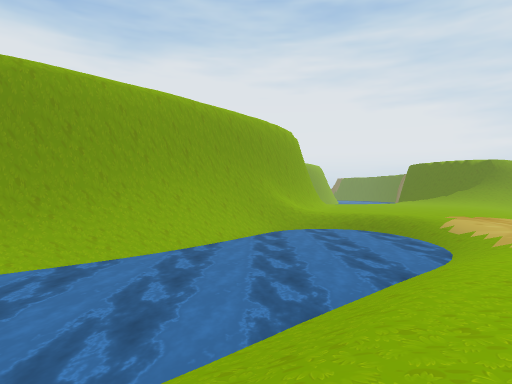
View 1 (above)

16 first-person views from a walk through a scene from a Unity 3-D project. The camera is 1.5 m above the floor, looks level and sees 75° across. The floor is counted in squares, 2 m on a side. Each view is taken from the middle of a square. On the plan, view 1 faces up. The plan holds only what a view shows up to about 11 squares ahead; the rest is blank. The place goes on beyond the plan. Some surface patterns are stand-ins.

View 2
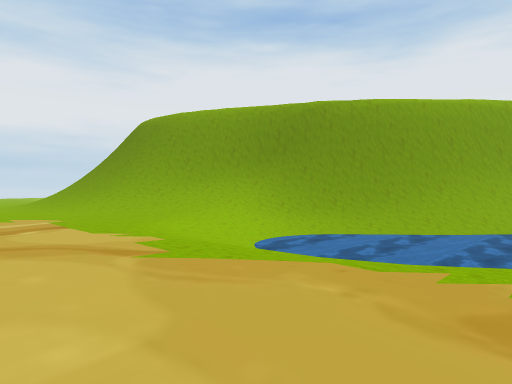

View 3
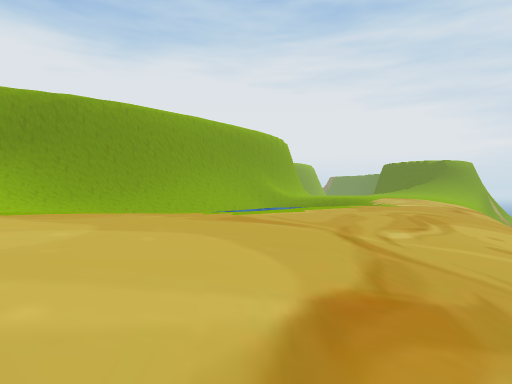

View 4
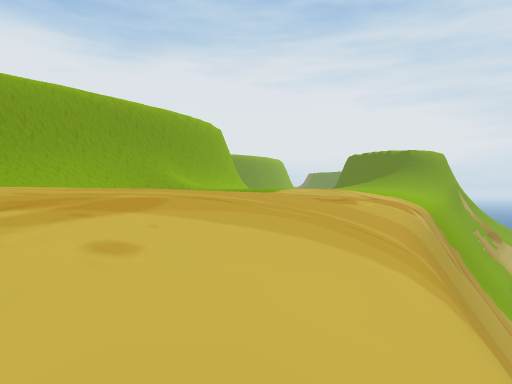

View 5
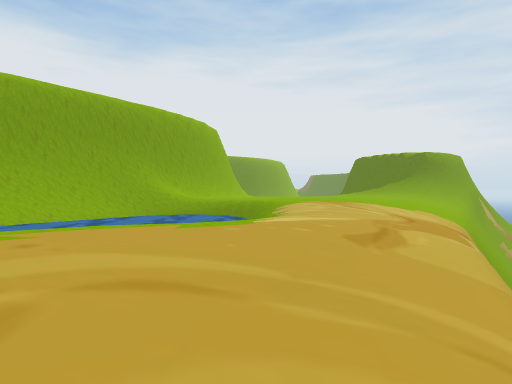

View 6
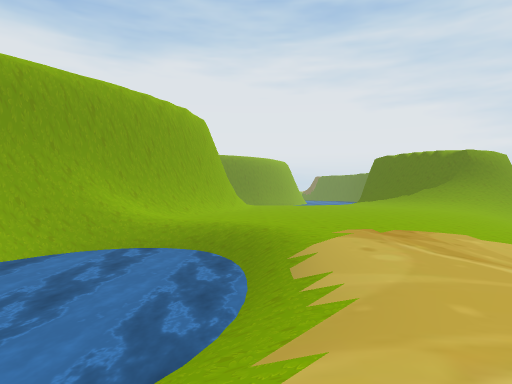

View 7
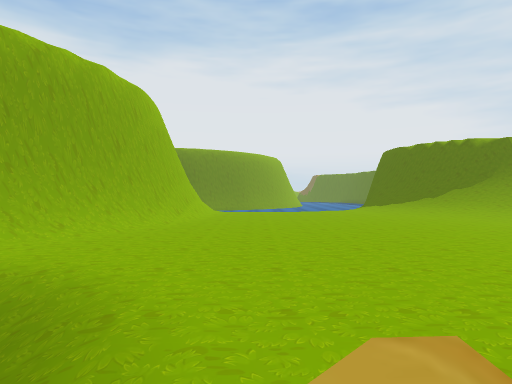

View 8
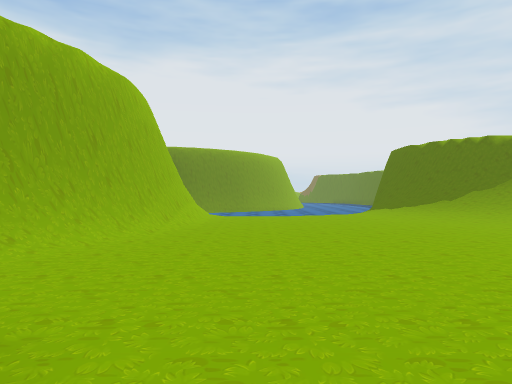

View 9
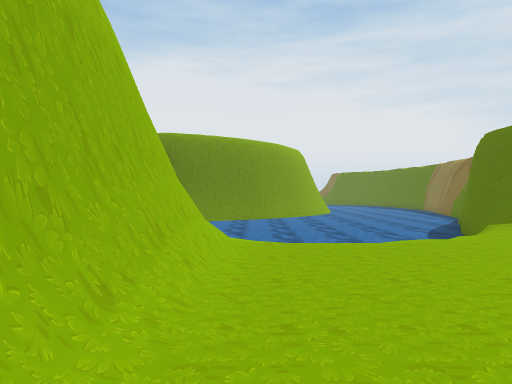

View 10
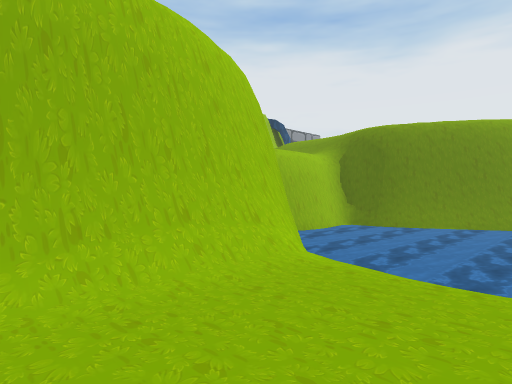

View 11
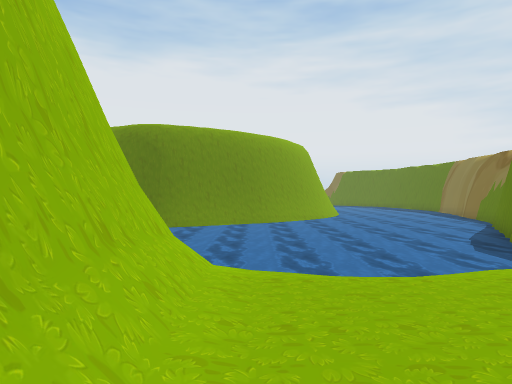

View 12
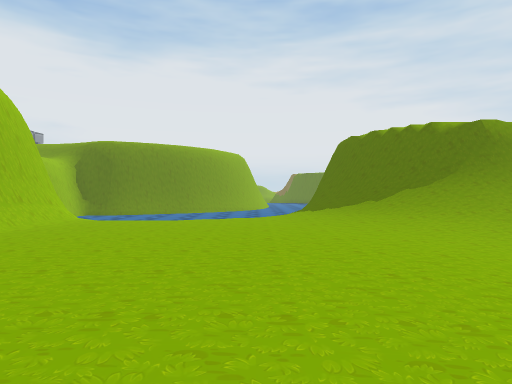

View 13
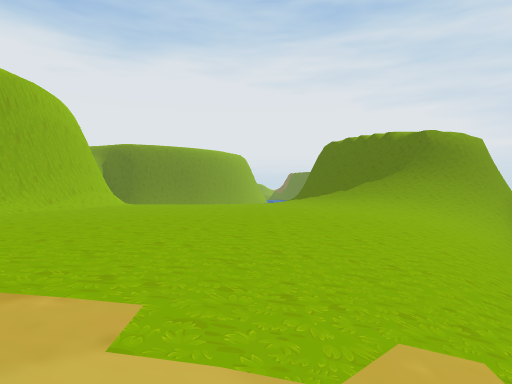

View 14
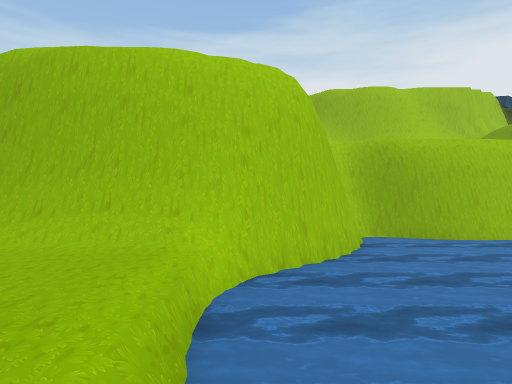

View 15
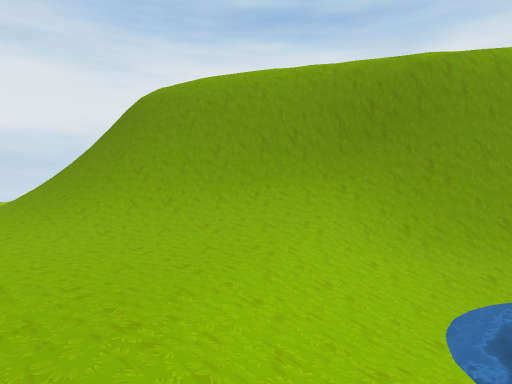

View 16
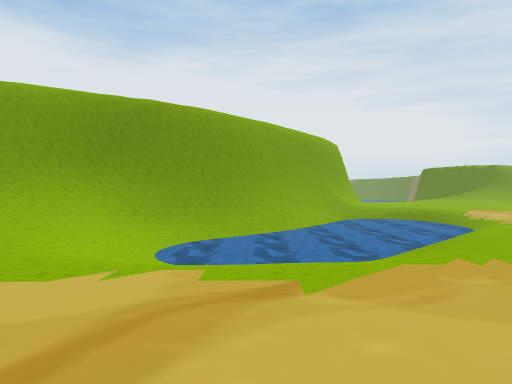

### Floor plan
Key: @ floor where view 1 was taken; # wall or solid block; . main floor; : floor 0.5 m higher than the main floor; - floor 0.5 m lower than the main floor; _ floor 0.75 m lower than the main floor; + floor 4.75 m higher than the main floor; * floor 7.25 m higher than the main floor; / step, stairs or slope; = window, fence, low wall or low ledge; ~ water the walk can cross; ≈ water the walk keeps out of; v drop or lower ground.
Columns run from 14 left of view 1 to 16 right of it. Each row starts with its distance up from view 1.
 27             =v  vvvvv≈≈≈≈≈#
 26             +vvvvvvv≈≈≈≈≈≈#
 25             +vvvvv≈≈≈≈≈≈≈##
 24             vvvvv≈≈≈≈≈≈≈≈#
 23             vvvvv≈≈≈≈≈≈≈v#
 22             vvvvv≈≈≈≈≈≈≈/#
 21                vv≈≈≈≈≈≈//##
 20                /v≈≈≈≈≈/.//####
 19                *v#......:///###
 18                 v#.......:////v
 17                 v#.........//v
 16                 v#.........//
 15                 #/........//v
 14                v#/.......-/v
 13               *##........//
 12               v#/.......-/
 11              /#//......./vv
 10             /v#≈≈_/....//vv
  9            /v##≈≈≈/...-/vvv
  8           /v##≈≈≈≈/..._vvvv
  7          /v##≈≈≈≈≈/..-/vvv
  6        */v##≈≈≈≈≈~/.-_vvv
  5      */###/~≈≈≈≈~/..-/vvv
  4     *v##=/~≈≈≈≈~/..-/vvv
  3  vvvv##///~≈≈≈~/...-/vv
  2 =####=///_~≈~~/...-/vv
  1  /////:../_~_/...-_/v
  0  ////.........@..-//v
 -1  ...............-///
 -2     ...........-_//
 -3           ....._/
 -4            . ._/
 -5               /

Where each view was taken, in squares from view 1:
view 1: 0 up, 0 right, facing up
view 2: 3 down, 0 right, facing up-left
view 3: 5 down, 0 right, facing up
view 4: 2 down, 4 right, facing up
view 5: 0 up, 4 right, facing up
view 6: 4 up, 4 right, facing up
view 7: 8 up, 5 right, facing up
view 8: 9 up, 5 right, facing up
view 9: 14 up, 4 right, facing up
view 10: 16 up, 6 right, facing up-left
view 11: 16 up, 4 right, facing up
view 12: 11 up, 8 right, facing up
view 13: 8 up, 8 right, facing up
view 14: 20 up, 8 right, facing left
view 15: 1 down, 4 left, facing up-left
view 16: 4 down, 3 left, facing up
